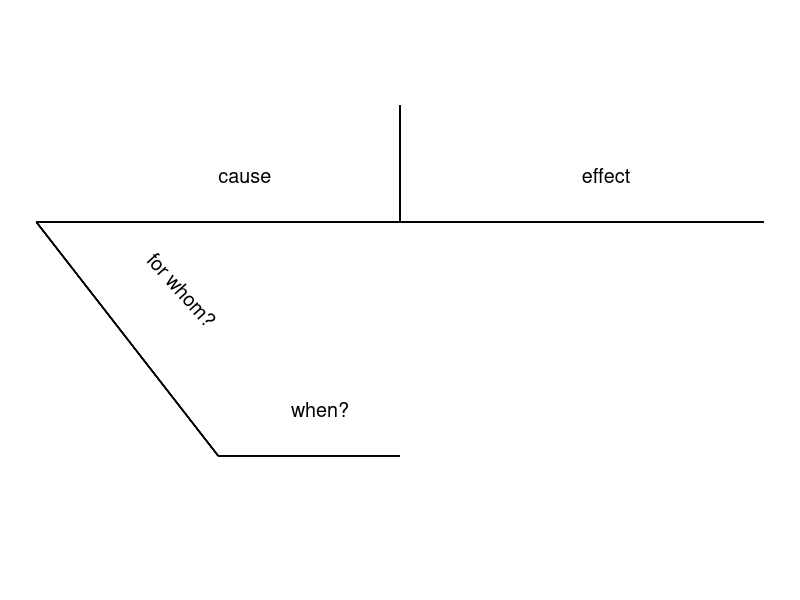
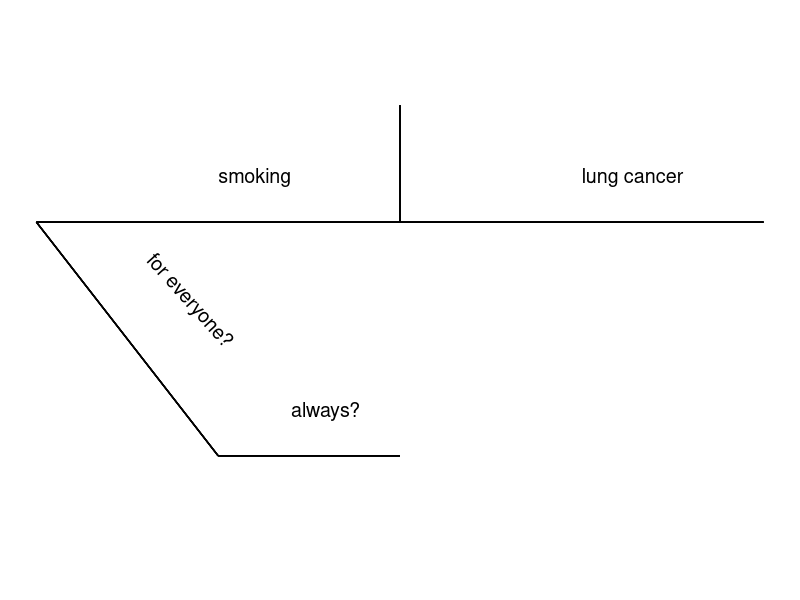
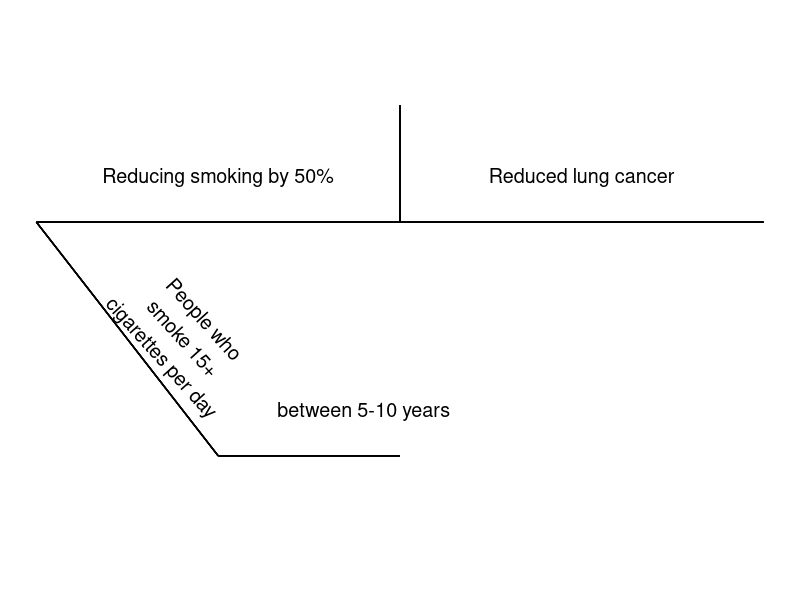
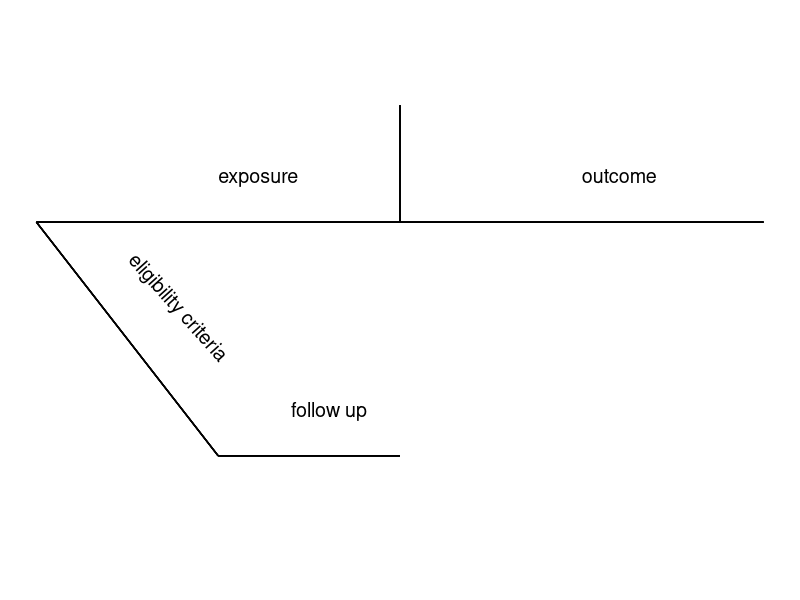

R code for these plots, in order:
## ---- chunk 1
#| echo: false
library(ggplot2)

data <- data.frame(labels = c("cause", "effect", "for whom?", "when?"),
                   x = c(1, 2, 0.8, 1.2),
                   y = c(1, 1, 0.9, 0.7),
                   angle = c(0, 0, -48, 0))  

ggplot(data, aes(x = x, y = y)) +
  geom_text(aes(label = labels, angle = angle, hjust = 0, vjust = 0), 
            size = 5) +
  geom_segment(aes(x = 0.5, xend = 2.5, y = 0.95, yend = 0.95)) +  
  geom_segment(aes(x = 1.5, xend = 1.5, y = 0.95, yend = 1.1)) +
  geom_segment(aes(x = 0.5, xend = 1, y = 0.95, yend = 0.65)) +
  geom_segment(aes(x = 1, xend = 1.5, y = 0.65, yend = 0.65)) +
  xlim(c(0.5, 2.5)) +
  ylim(c(0.5, 1.2)) +
  theme_void()
## ---- chunk 2
#| echo: false
data <- data.frame(labels = c("smoking", "lung cancer", "for everyone?", "always?"),
                   x = c(1, 2, 0.8, 1.2),
                   y = c(1, 1, 0.9, 0.7),
                   angle = c(0, 0, -48, 0))  

ggplot(data, aes(x = x, y = y)) +
  geom_text(aes(label = labels, angle = angle, hjust = 0, vjust = 0), size = 5) +
  geom_segment(aes(x = 0.5, xend = 2.5, y = 0.95, yend = 0.95)) +  
  geom_segment(aes(x = 1.5, xend = 1.5, y = 0.95, yend = 1.1)) +
  geom_segment(aes(x = 0.5, xend = 1, y = 0.95, yend = 0.65)) +
  geom_segment(aes(x = 1, xend = 1.5, y = 0.65, yend = 0.65)) +
  xlim(c(0.5, 2.5)) +
  ylim(c(0.5, 1.2)) +
  theme_void()
## ---- chunk 3
#| echo: false
data <- data.frame(labels = c("Reducing smoking by 50%", "Reduced lung cancer", "People who\nsmoke 15+\ncigarettes per day", "between 5-10 years"),
                   x = c(1, 2, .83, 1.4),
                   y = c(1, 1, 0.77, 0.7),
                   angle = c(0, 0, -48, 0))  

ggplot(data, aes(x = x, y = y)) +
  geom_text(aes(label = labels, angle = angle, vjust = 0), size = 5) +
  geom_segment(aes(x = 0.5, xend = 2.5, y = 0.95, yend = 0.95)) +  
  geom_segment(aes(x = 1.5, xend = 1.5, y = 0.95, yend = 1.1)) +
  geom_segment(aes(x = 0.5, xend = 1, y = 0.95, yend = 0.65)) +
  geom_segment(aes(x = 1, xend = 1.5, y = 0.65, yend = 0.65)) +
  xlim(c(0.5, 2.5)) +
  ylim(c(0.5, 1.2)) +
  theme_void()
## ---- chunk 4
#| echo: false
data <- data.frame(labels = c("exposure", "outcome", "eligibility criteria", "follow up"),
                   x = c(1, 2, 0.75, 1.2),
                   y = c(1, 1, 0.9, 0.7),
                   angle = c(0, 0, -48, 0))  

ggplot(data, aes(x = x, y = y)) +
  geom_text(aes(label = labels, angle = angle, hjust = 0, vjust = 0), size = 5) +
  geom_segment(aes(x = 0.5, xend = 2.5, y = 0.95, yend = 0.95)) +  
  geom_segment(aes(x = 1.5, xend = 1.5, y = 0.95, yend = 1.1)) +
  geom_segment(aes(x = 0.5, xend = 1, y = 0.95, yend = 0.65)) +
  geom_segment(aes(x = 1, xend = 1.5, y = 0.65, yend = 0.65)) +
  xlim(c(0.5, 2.5)) +
  ylim(c(0.5, 1.2)) +
  theme_void()
